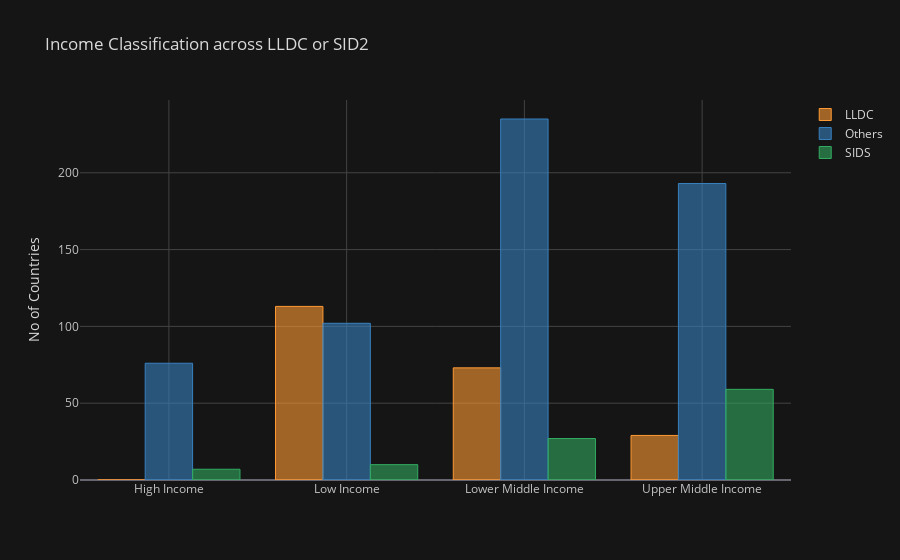

Notebook source saved alongside this figure:
### Code cell
fig26=d.iplot(kind='bar',title='Income Classification across LLDC or SID2',yTitle='No of Countries',asFigure=True)
fig26.show()

### Figure 1 — Plotly figure (JSON) as saved in the notebook; plotly's stock layout.template omitted (floating-point values rounded to 4 significant figures)
{"data": [{"marker": {"color": "rgba(255, 153, 51, 0.6)", "line": {"color": "rgba(255, 153, 51, 1.0)", "width": 1}}, "name": "LLDC", "orientation": "v", "text": "", "type": "bar", "x": ["High Income", "Low Income", "Lower Middle Income", "Upper Middle Income"], "y": [0, 113, 73, 29]}, {"marker": {"color": "rgba(55, 128, 191, 0.6)", "line": {"color": "rgba(55, 128, 191, 1.0)", "width": 1}}, "name": "Others", "orientation": "v", "text": "", "type": "bar", "x": ["High Income", "Low Income", "Lower Middle Income", "Upper Middle Income"], "y": [76, 102, 235, 193]}, {"marker": {"color": "rgba(50, 171, 96, 0.6)", "line": {"color": "rgba(50, 171, 96, 1.0)", "width": 1}}, "name": "SIDS", "orientation": "v", "text": "", "type": "bar", "x": ["High Income", "Low Income", "Lower Middle Income", "Upper Middle Income"], "y": [7, 10, 27, 59]}], "layout": {"legend": {"bgcolor": "#151516", "font": {"color": "#D9D9D9"}}, "paper_bgcolor": "#151516", "plot_bgcolor": "#151516", "title": {"font": {"color": "#D9D9D9"}, "text": "Income Classification across LLDC or SID2"}, "xaxis": {"gridcolor": "#434343", "showgrid": true, "tickfont": {"color": "#C2C2C2"}, "title": {"font": {"color": "#D9D9D9"}, "text": ""}, "zerolinecolor": "#666570"}, "yaxis": {"gridcolor": "#434343", "showgrid": true, "tickfont": {"color": "#C2C2C2"}, "title": {"font": {"color": "#D9D9D9"}, "text": "No of Countries"}, "zerolinecolor": "#666570"}}}
